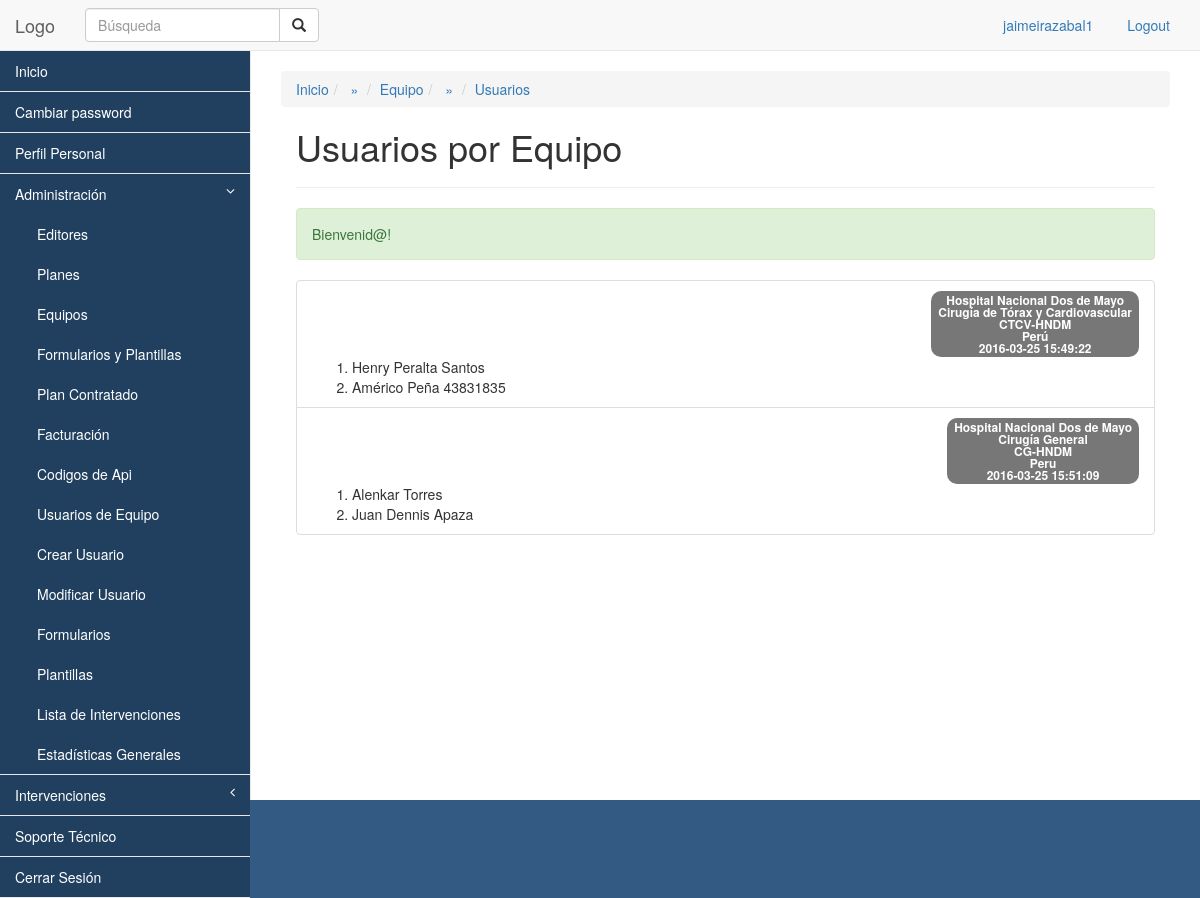
/equipo/usuarios (signed in), run on the app's committed database.
### tables this page shows
CREATE TABLE IF NOT EXISTS `equipo` (
  `id` int(11) NOT NULL AUTO_INCREMENT,
  `institucion` varchar(200) NOT NULL,
  `departamento` varchar(200) NOT NULL,
  `especialidades` text NOT NULL,
  `nombres_abreviado` varchar(20) NOT NULL,
  `pais` varchar(200) NOT NULL,
  `ciudad` varchar(200) NOT NULL,
  `plan_id` int(11) NOT NULL,
  `usuario_id` int(11) NOT NULL,
  `creado` timestamp NOT NULL DEFAULT CURRENT_TIMESTAMP,
  `pausa` tinyint(1) DEFAULT NULL,
  PRIMARY KEY (`id`)
);

CREATE TABLE IF NOT EXISTS `usuario_equipo` (
  `id` int(11) NOT NULL AUTO_INCREMENT,
  `usuario_id` int(11) NOT NULL,
  `equipo_id` int(11) NOT NULL,
  `activo` tinyint(1) DEFAULT NULL,
  `created` timestamp NOT NULL DEFAULT CURRENT_TIMESTAMP,
  PRIMARY KEY (`id`)
);

CREATE TABLE IF NOT EXISTS `usuario` (
  `id` int(11) NOT NULL AUTO_INCREMENT,
  `usuario` varchar(100) NOT NULL,
  `nombres` varchar(200) NOT NULL,
  `apellidos` varchar(200) DEFAULT NULL,
  `aparicion` varchar(200) DEFAULT NULL,
  `institucion` varchar(200) DEFAULT NULL,
  `departamento` varchar(200) DEFAULT NULL,
  `email` varchar(200) DEFAULT NULL,
  `telefono` varchar(50) DEFAULT NULL,
  `celular` varchar(50) DEFAULT NULL,
  `genero` varchar(1) DEFAULT NULL,
  `nacimiento` date DEFAULT NULL,
  `pais` varchar(100) DEFAULT NULL,
  `ciudad` varchar(100) DEFAULT NULL,
  `dni` varchar(100) DEFAULT NULL,
  `colegiatura` varchar(100) DEFAULT NULL,
  `contrasenia` varchar(200) NOT NULL,
  `creado` timestamp NULL DEFAULT CURRENT_TIMESTAMP,
  `rol` varchar(200) DEFAULT '7',
  `activo` tinyint(1) DEFAULT '1',
  PRIMARY KEY (`id`)
);

### core/kumbia/bootstrap.php (called while the page is built, shortened)
<?php
require CORE_PATH . 'kumbia/util.php';
require CORE_PATH . 'kumbia/config.php';
function auto($class)
{
    if ($class == 'ActiveRecord') {
        return include APP_PATH . 'libs/active_record.php';
    }
    if ($class == 'Load') {
        return include CORE_PATH . 'kumbia/load.php';
    }
}
require APP_PATH . 'libs/app_controller.php';
try {
    View::render(Router::execute($url), $url);
} catch (KumbiaException $e) {
    KumbiaException::handle_exception($e);
}
exit();

### public_html/index.php (called while the page is built, shortened)
<?php
$url = isset($_GET['_url']) ? $_GET['_url'] : '/';
require CORE_PATH . 'kumbia/bootstrap.php';

### core/libs/db/adapters/mysqli.php (called while the page is built, shortened)
<?php
class DbMySQLi extends DbBase implements DbBaseInterface
{
    public $id_connection;
    public function connect($config)
    {
        $this->id_connection = new mysqli($config['host'], $config['username'], $config['password'], $config['name'], $config['port']);
        if (isset($config['charset'])) $this->id_connection->set_charset($config['charset']);
        return TRUE;
    }
    public function query($sql_query)
    {
        if ($result_query = mysqli_query($this->id_connection, $sql_query)) {
            return $result_query;
        } else {
            $this->last_result_query = false;
            throw new KumbiaException($this->error(" al ejecutar <em>\"$sql_query\"</em>"));
        }
    }
    public function fetch_array($result_query='', $opt=MYSQLI_BOTH)
    {
        return mysqli_fetch_array($result_query, $opt);
    }
    public function describe_table($table, $schema='')
    {
        if ($schema == '') {
            return $this->fetch_all("DESCRIBE `$table`");
        } else {
            return $this->fetch_all("DESCRIBE `$schema`.`$table`");
        }
    }
}

### core/libs/db/db_base.php (called while the page is built, shortened)
<?php
class DbBase
{
    public function in_query($sql)
    {
        $q = $this->query($sql);
        $results = array();
        if ($q) {
            while ($row = $this->fetch_array($q)) {
                $results[] = $row;
            }
        }
        return $results;
    }
    public function fetch_all($sql)
    {
        return $this->in_query($sql);
    }
}

### core/libs/kumbia_active_record/kumbia_active_record.php (called while the page is built, shortened)
<?php
require CORE_PATH . 'libs/db/db.php';
class KumbiaActiveRecord
{
    protected $db;
    protected $database;
    protected $schema;
    protected $source;
    protected $fields = array();
    protected $debug = false;
    protected $logger = false;
    protected $_dumped = false;
    protected static $models = array();
    function __construct($data=null)
    {
        $this->_connect();
    }
    protected function _model_name()
    {
        if (!$this->source) {
            $this->source = Util::smallcase(get_class($this));
        }
    }
    public function is_dumped()
    {
        return $this->_dumped;
    }
    protected function _connect($new_connection = false)
    {
        if (!is_object($this->db) || $new_connection) {
            $this->db = Db::factory($this->database, $new_connection);
        }
        $this->db->debug = $this->debug;
        $this->db->logger = $this->logger;
        $this->dump();
    }
    protected function dump()
    {
        if ($this->source) {
            $this->source = str_replace(";", '', strtolower($this->source));
        } else {
            $this->_model_name();
            if (!$this->source) {
                return false;
            }
        }
        $table = $this->source;
        $schema = $this->schema;
        if (!count(self::get_meta_data($this->source))) {
            $this->_dumped = true;
            $this->_dump_info($table, $schema);
        } else {
            if (!$this->is_dumped()) {
                $this->_dumped = true;
            }
        }
        return true;
    }
    protected function _dump_info($table, $schema = '')
    {
        if (!count(self::get_meta_data($table))) {
            $meta_data = $this->db->describe_table($table, $schema);
        }
        foreach (self::get_meta_data($table) as $field) {
            $this->fields[] = $field['Field'];
            $aliasAux = $field['Field'];
        }
        return true;
    }
    public function find_all_by_sql($sqlQuery)
    {
        $results = array();
        foreach ($this->db->fetch_all($sqlQuery) as $result) {
            $results[] = $this->dump_result($result);
        }
        return $results;
    }
    public function find($what = '')
    {
        $what = Util::getParams(func_get_args());
        $select = "SELECT ";
        if (isset($what['columns'])) {
            $select.= $what['columns'] ? KumbiaActiveRecord::sql_sanitize($what['columns']) : join(",", $this->fields);
        } elseif (isset($what['distinct'])) {
            $select.= 'DISTINCT ';
            $select.= $what['distinct'] ? KumbiaActiveRecord::sql_sanitize($what['distinct']) : join(",", $this->fields);
        } else {
            $select.= join(",", $this->fields);
        }
        if ($this->schema) {
            $select.= " FROM {$this->schema}.{$this->source}";
        } else {
            $select.= " FROM {$this->source}";
        }
        $select.= $this->convert_params_to_sql($what);
        $results = array();
        $all_results = $this->db->in_query($select);
        foreach ($all_results AS $result) {
            $results[] = $this->dump_result($result);
        }
        if (isset($what[0]) && is_numeric($what[0])) {
            if (!isset($results[0])) {
                $this->count = 0;
                return false;
            } else {
                $this->dump_result_self($all_results[0]);
                $this->count = 1;
                return $results[0];
            }
        } else {
            return $results;
        }
    }
    public function convert_params_to_sql($what = '')
    {
        $select = '';
        return $select;
    }
    public function dump_result($result)
    {
        $obj = clone $this;
        if (is_array($result)) {
            foreach ($result as $k => $r) {
                if (!is_numeric($k)) {
                    $obj->$k = stripslashes($r);
                }
            }
        }
        return $obj;
    }
    static function get_meta_data($table)
    {
        if (isset(self::$models[$table])) {
            return self::$models[$table];
        } elseif (PRODUCTION) {
            $metadata = Cache::driver()->get($table, 'kumbia.models');
            if ($metadata) {
                return self::$models[$table] = unserialize($metadata);
            }
        }
        return array();
    }
    static function set_meta_data($table, $meta_data)
    {
        self::$models[$table] = $meta_data;
        return true;
    }
    public function __sleep()
    {
        $this->db = null;
        return array_keys(get_object_vars($this));
    }
}

### default/app/controllers/equipo_controller.php (called while the page is built, shortened)
<?php
class EquipoController extends AppController{
	public function usuarios(){
		$this->equipos = Load::model("equipo")->find();
	}
}
 ?>

### core/kumbia/router.php (called while the page is built, shortened)
<?php
final class Router
{
    private static $_vars = array(
        'method' => NULL,
        'route' => NULL,
        'module' => NULL,
        'controller' => 'index',
        'action' => 'index',
        'parameters' => array(),
        'controller_path' => 'index'
    );
	public static function execute($url)
	{
        self::$_vars['route'] = $url;
        self::$_vars['method'] = $_SERVER['REQUEST_METHOD'];
		return self::_dispatch();
	}
    private static function _rewrite($url)
    {
        $url_items = explode('/', trim($url, '/'));
        self::$_vars['controller'] = current($url_items);
        self::$_vars['controller_path'] = (self::$_vars['module']) ? "$url_items[0]/$url_items[1]" : current($url_items);
        if (next($url_items) === false) return;
        self::$_vars['action'] = current($url_items);
        if (next($url_items) === false) return;
        self::$_vars['parameters'] = array_slice($url_items, key($url_items));
    }
    private static function _dispatch()
    {
        extract(self::$_vars, EXTR_OVERWRITE);
        $cont = new $app_controller($module, $controller, $action, $parameters);
		try {
			$reflectionMethod = new ReflectionMethod($cont, $cont->action_name);
		} catch (ReflectionException $e) {
			throw new KumbiaException(null, 'no_action');
		}
		try {
			$reflectionMethod->invokeArgs($cont, $cont->parameters);
		} catch (ReflectionException $e) {
			throw new KumbiaException(null, 'no_action');
		}
        $cont->k_callback();
        return $cont;
    }
}

### core/kumbia/util.php (called while the page is built, shortened)
<?php
class Util
{
    public static function camelcase($s, $lower=FALSE)
    {
        return str_replace(' ', '', ucwords(str_replace('_', ' ', $s)));
    }
    public static function smallcase($s)
    {
        return strtolower(preg_replace('/([A-Z])/', "_\\1", self::lcfirst($s)));
    }
    public static function lcfirst($s)
    {
        $s[0] = strtolower($s[0]);
        return $s;
    }
}

### core/kumbia/load.php (called while the page is built, shortened)
<?php
class Load
{
    public static function model($model, $params = NULL)
    {
        $Model = Util::camelcase(basename($model));
        return new $Model($params);
    }
}

### core/kumbia/config.php (called while the page is built, shortened)
<?php
final class Config
{
    protected static $_vars = array();
    public static function get($var)
    {
        $namespaces = explode('.', $var);
        switch (count($namespaces)) {
            case 3:
                if (isset(self::$_vars[$namespaces[0]][$namespaces[1]][$namespaces[2]])) {
                    return self::$_vars[$namespaces[0]][$namespaces[1]][$namespaces[2]];
                }
                break;
        }
        return NULL;
    }
    public static function & read($file, $force = FALSE)
    {
        self::$_vars[$file] = parse_ini_file(APP_PATH . "config/$file.ini", TRUE);
        return self::$_vars[$file];
    }
}

### core/libs/db/db.php (called while the page is built, shortened)
<?php
require_once dirname(__FILE__) . '/db_base.php';
class Db
{
    protected static $_connections = array();
    public static function factory($database = null, $new = false)
    {
        if (!$database) {
            $database = Config::get('config.application.database');
        }
        if (isset(self::$_connections[$database])) {
            return self::$_connections[$database];
        }
        return self::$_connections[$database] = self::connect($database);
    }
    private static function connect($database)
    {
        $databases = Config::read('databases');
        $config = $databases[$database];
        $default = array('port' => 0, 'dsn' => NULL, 'dbname' => NULL, 'host' => 'localhost', 'username' => NULL, 'password' => NULL);
        $config = $config + $default;
        return new $dbclass($config);
    }
}

### default/app/views/equipo/usuarios.phtml (the view, shortened to what this page needs)
	<ul class="list-group">
<?php foreach ($equipos as $key => $value): ?>
  <li class="list-group-item">
	  <span class="badge"><?php echo $value->institucion ?><br><?php echo $value->departamento ?><br><?php echo $value->nombres_abreviado ?><br><?php echo $value->pais ?><br><?php echo $value->creado ?>
	  </span>
	  <br>
	  <div class="clearfix"></div>
	  <?php $integrantes = Load::model('usuario')->find_all_by_sql("select * from usuario inner join usuario_equipo on usuario_equipo.usuario_id = usuario.id where usuario_equipo.equipo_id = '$value->id'") ?>
<ol>
<?php foreach ($integrantes as $key2 => $value2): ?>
	<li><?php echo $value2->nombres ?> <?php echo $value2->apellidos ?> <?php echo $value2->dni ?></li>
<?php endforeach ?>
</ol>
  </li>
<?php endforeach ?>
</ul>

### data on the page
equipo: institucion "Hospital Nacional Dos de Mayo", departamento "Cirugía de Tórax y Cardiovascular", nombres_abreviado "CTCV-HNDM", pais "Perú", creado "2016-03-25 15:49:22"
usuario_equipo: usuario.nombres "Henry", usuario.apellidos "Peralta Santos"
usuario_equipo: usuario.nombres "Américo", usuario.apellidos "Peña", usuario.dni "43831835"
equipo: institucion "Hospital Nacional Dos de Mayo", departamento "Cirugía General", nombres_abreviado "CG-HNDM", pais "Peru", creado "2016-03-25 15:51:09"
usuario_equipo: usuario.nombres "Alenkar", usuario.apellidos "Torres"
usuario_equipo: usuario.nombres "Juan Dennis", usuario.apellidos "Apaza"

### other printed values
Auth::get("usuario") "jaimeirazabal1"
$crumb['title'] "Usuarios"
$titulo "Usuarios por Equipo"
$_SESSION['KUMBIA.CONTENT'] "Bienvenid@!"
